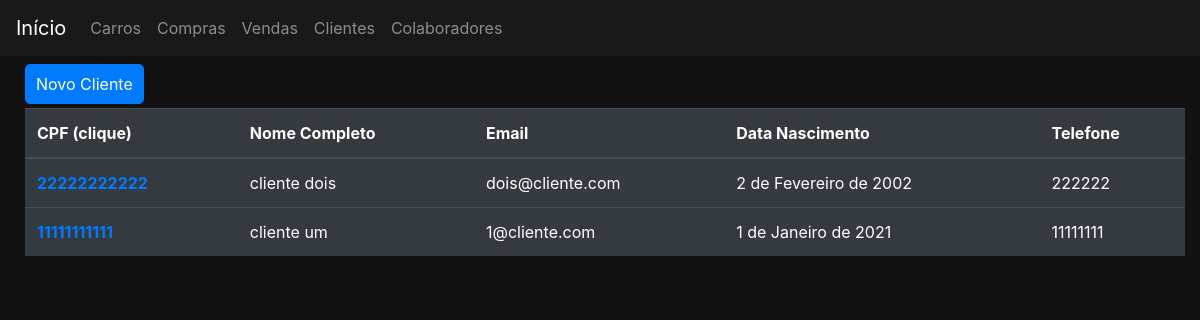
/clientes/, run on the app's committed database.
### clientes/models.py (models this page shows, shortened)
class Cliente(Pessoa):
    renda = models.DecimalField(max_digits=15, decimal_places=2, verbose_name='renda')
    profissao = models.CharField(max_length=20, verbose_name='profissao')
    class Meta:
        permissions = (
            ('permissao_gerente', 'permissao gerente'),
            ('permissao_supervisor', 'permissao supervisor'),
            ('permissao_vendedor', 'permissao vendedor'),
            ('permissao_funcionario', 'permissao todos funcionarios'),
        )

### clientes/views.py (the view)
# urls.py: path('', views.ClienteListar.as_view(), name='listar'),
class ClienteListar(generic.ListView, LoginRequiredMixin):
    model = Cliente
    paginate_by = 8
    template_name = 'clientes/clientes.html'
    permission_required = 'clientes.permissao_funcionario'

### clientes/templates/clientes/clientes.html (shortened to what this page needs)
{% extends 'base.html' %}
{% block pagination %}
    <div class="container">
        <div class="row">
            <div class="col-md-4">
                <a href=" {% url 'clientes:criar' %}" class="btn btn-primary botao">Novo Cliente</a>
            </div>
            <div class="col-md-6">{{ block.super }}</div>
        </div>
    </div>
{% endblock %}
{% block 'body' %}
    <div class="container">
        <div class="row">
            <div class="col-md">
                <table class="table table-dark">
                    <thead>
                        <tr>
                            <th scope="col">CPF (clique) </th>
                            <th scope="col">Nome Completo</th>
                            <th scope="col">Email</th>
                            <th scope="col">Data Nascimento</th>
                            <th scope="col">Telefone</th>
                        </tr>
                    </thead>
                    <tbody>
                        {% for cliente in cliente_list %}
                            <tr>
                                <th><a class="corPadrao" href="{% url 'clientes:detalhe' cliente.pk%}">{{cliente.cpf}}</a></th>
                                <td>{{cliente.nomeCompleto}}</td>
                                <td>{{cliente.email}}</td>
                                <td>{{cliente.dataNascimento}}</td>
                                <td>{{cliente.telefone}}</td>
                            </tr>
                        {% endfor %}
                    </tbody>
                </table>
            </div>
        </div>
    </div>
{% endblock %}

### templates/static/css/css.css (style rules this page uses)
.fundo { background-color: #121212; color: white; }
.container { max-width: 1300px; }
body { margin-top: 30px; padding-top: 30px; margin-left: 10px; }
a { color:white; }
.botao { display: inline-block; padding: 7px 10px; border-radius: 5px; margin-bottom: 4px; margin-right: 4px; margin-top: 4px; }
.corPadrao { color: #007bff; }

### data on the page
Cliente: cpf "22222222222", nomeCompleto "cliente dois", email "dois@cliente.com", dataNascimento "2 de Fevereiro de 2002", telefone "222222"
Cliente: cpf "11111111111", nomeCompleto "cliente um", email "1@cliente.com", dataNascimento "1 de Janeiro de 2021", telefone "11111111"
